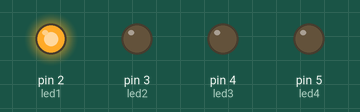
Simulated run of this sketch. Board: Arduino Uno, built with avr-gcc and run on an emulated ATmega328P. On the bench: output pins drawn as LEDs (lit = HIGH).

Above: at 1.0 s.
At 2.5 s:
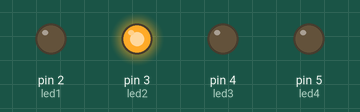
At 3.12 s:
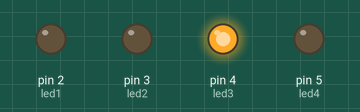
At 3.7 s:
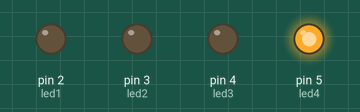
Timing chart, 0 to 5.5 s (numbered marks = the images above):
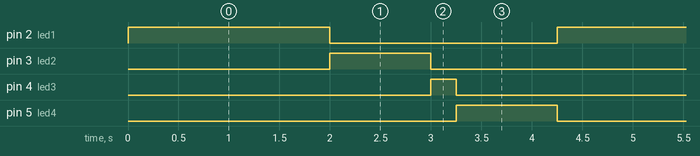

Measured:
- by itself, pin 2 (led1): alternates HIGH for 2.0 s and LOW for 2.3 s
- by itself, pin 3 (led2), pin 5 (led4): alternates HIGH for 1.0 s and LOW for 3.3 s
- by itself, pin 4 (led3): alternates HIGH for 0.25 s and LOW for 4.0 s

The sketch:

running_led.ino
```cpp
// Define the LED pins
const int led1 = 2;
const int led2 = 3;
const int led3 = 4;
const int led4 = 5;

void setup() {
  // Initialize the LED pins as outputs
  pinMode(led1, OUTPUT);
  pinMode(led2, OUTPUT);
  pinMode(led3, OUTPUT);
  pinMode(led4, OUTPUT);
}

void loop() {
  // Turn on LED 1
  digitalWrite(led1, HIGH);
  delay(2000); // Wait for 500 milliseconds
  digitalWrite(led1, LOW);

  // Turn on LED 2
  digitalWrite(led2, HIGH);
  delay(1000); // Wait for 500 milliseconds
  digitalWrite(led2, LOW);

  // Turn on LED 3
  digitalWrite(led3, HIGH);
  delay(250); // Wait for 500 milliseconds
  digitalWrite(led3, LOW);

  // Turn on LED 4
  digitalWrite(led4, HIGH);
  delay(1000); // Wait for 500 milliseconds
  digitalWrite(led4, LOW);
}
```
